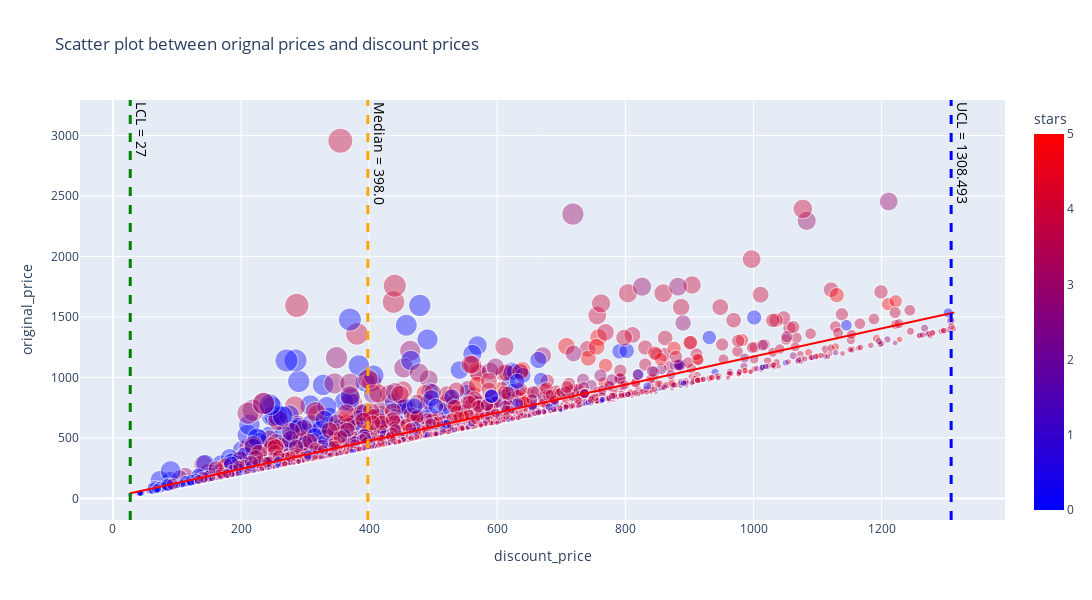

Notebook code cell kept with this figure:
### Code cell
# correlaction
def create_vline(x_coordinate, annotation_text, line_dash, line_color = 'orange'):

    v_line = fig.add_vline(x = x_coordinate, 
        line_width=3, 
        line_color=line_color,  
        line_dash = 'dash',
        annotation_text=annotation_text, 
        annotation_position  = 'top right'
    )

    return v_line

#create mediana
hotels_with_discount_price_median = round(hotels_with_discount_price['discount_price'].median(),3)
mediana_discount_price = create_vline(x_coordinate=hotels_with_discount_price_median, annotation_text = f'Median = {hotels_with_discount_price_median}', line_dash = 'dash')

#lower Control Limit
LCL = round(hotels_with_discount_price['discount_price'].median() - 3 * hotels_with_discount_price['discount_price'].std(),3)
if LCL < 0:
    LCL = hotels_with_discount_price['discount_price'].min()
lcl_discount_price = create_vline(x_coordinate=LCL, annotation_text =  f'LCL = {LCL}', line_dash = 'dash', line_color='green')

#Upper Control Limit
UCL = round(hotels_with_discount_price['discount_price'].median() + 3 * hotels_with_discount_price['discount_price'].std(),3)


df_outilers = hotels_with_discount_price[hotels_with_discount_price['discount_price'] > UCL]
hotel_prices_lcl_ucl = pd.concat([hotels_with_discount_price, df_outilers, df_outilers]).drop_duplicates(keep=False)

# again calculate upper control limit 
UCL = round(hotel_prices_lcl_ucl['discount_price'].median() + 3 * hotels_with_discount_price['discount_price'].std(),3)
print(UCL)

ucl_discount_price = create_vline(x_coordinate=UCL, annotation_text = f'UCL = {UCL}', line_dash = 'dash', line_color='blue')

fig.layout.update(
    annotations=[dict(
          align = "left",
          textangle=90,
          font=dict(
            size=14,
            color="black"
            )
        )
    ]

)
fig.show()


fig = px.scatter(hotel_prices_lcl_ucl, 
        x="discount_price", 
        y = 'original_price', 
        color= 'stars',
        size = 'percentage_discount',
        size_max=25,
        opacity=0.4,
        trendline='ols',
        trendline_color_override="red",
        title="Scatter plot between orignal prices and discount prices",
        width=1100,
        height=600,
        
        color_continuous_scale='Bluered'
)

### Figure 1 — Plotly figure (JSON) as saved in the notebook; plotly's stock layout.template omitted (floating-point values rounded to 4 significant figures; data arrays with more than 128 entries replaced by an {"elided": "..."} marker saying what was removed)
{"data": [{"hovertemplate": "discount_price=%{x}<br>original_price=%{y}<br>percentage_discount=%{marker.size}<br>stars=%{marker.color}<extra></extra>", "legendgroup": "", "marker": {"color": {"elided": "3207 int values"}, "coloraxis": "coloraxis", "opacity": 0.4, "size": {"elided": "3207 float values"}, "sizemode": "area", "sizeref": 0.1408, "symbol": "circle"}, "mode": "markers", "name": "", "showlegend": false, "type": "scattergl", "x": {"elided": "3207 int values"}, "xaxis": "x", "y": {"elided": "3207 int values"}, "yaxis": "y"}, {"hovertemplate": "<b>OLS trendline</b><br>original_price = 1.16158 * discount_price + 10.9677<br>R<sup>2</sup>=0.808028<br><br>discount_price=%{x}<br>original_price=%{y} <b>(trend)</b><extra></extra>", "legendgroup": "", "line": {"color": "red"}, "marker": {"symbol": "circle"}, "mode": "lines", "name": "", "showlegend": false, "type": "scattergl", "x": {"elided": "3207 int values"}, "xaxis": "x", "y": {"elided": "3207 float values"}, "yaxis": "y"}], "layout": {"annotations": [{"align": "left", "font": {"color": "black", "size": 14}, "showarrow": false, "text": "Median = 398.0", "textangle": 90, "x": 398, "xanchor": "left", "xref": "x", "y": 1, "yanchor": "top", "yref": "y domain"}, {"align": "left", "font": {"color": "black", "size": 14}, "showarrow": false, "text": "LCL = 27", "textangle": 90, "x": 27, "xanchor": "left", "xref": "x", "y": 1, "yanchor": "top", "yref": "y domain"}, {"align": "left", "font": {"color": "black", "size": 14}, "showarrow": false, "text": "UCL = 1308.493", "textangle": 90, "x": 1308.0, "xanchor": "left", "xref": "x", "y": 1, "yanchor": "top", "yref": "y domain"}], "coloraxis": {"colorbar": {"title": {"text": "stars"}}, "colorscale": [[0, "rgb(0,0,255)"], [1, "rgb(255,0,0)"]]}, "height": 600, "legend": {"itemsizing": "constant", "tracegroupgap": 0}, "shapes": [{"line": {"color": "orange", "dash": "dash", "width": 3}, "type": "line", "x0": 398, "x1": 398, "xref": "x", "y0": 0, "y1": 1, "yref": "y domain"}, {"line": {"color": "green", "dash": "dash", "width": 3}, "type": "line", "x0": 27, "x1": 27, "xref": "x", "y0": 0, "y1": 1, "yref": "y domain"}, {"line": {"color": "blue", "dash": "dash", "width": 3}, "type": "line", "x0": 1308.0, "x1": 1308.0, "xref": "x", "y0": 0, "y1": 1, "yref": "y domain"}], "title": {"text": "Scatter plot between orignal prices and discount prices"}, "width": 1100, "xaxis": {"anchor": "y", "domain": [0, 1], "title": {"text": "discount_price"}}, "yaxis": {"anchor": "x", "domain": [0, 1], "title": {"text": "original_price"}}}}
